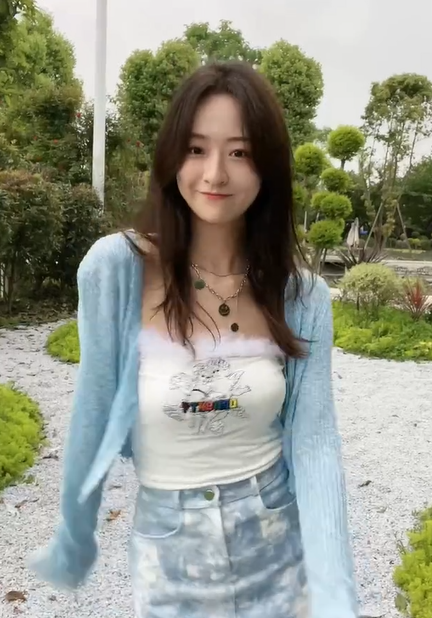
#> input picture opencv_py/data/imgs/qianqian_face.png, 432 x 618 px, found by its file name
$ python haar.py
#> lines starting #> are read from the running program, lines starting #| are printed output that depends on the picture; after the words box and inside, x2 and y2 are one past the last pixel; in counts of white or black regions, pixels touching at a corner belong together
import cv2
import numpy as np
"""
哈尔级联法：
    Haar是专门为解决人脸识别而推出的
    在深度学习还流行的时，Haar已可以商用

    detectMultiScale(img, double scaleFactor=1.1,int minNeighbors=3...)
步骤：
    创建Haar级联器
    导入图片并将其灰度化
    调用detectMultiScale进行人脸识别

人脸识别方法：
    哈尔级联方法
    深度学习DNN方法
"""

# 创建哈尔级联器
facer = cv2.CascadeClassifier(r'E:\PycharmProjects\funnyPython\opencv_py\opencv_machine_learning_face\haarcascades\haarcascade_frontalface_default.xml')
eye = cv2.CascadeClassifier(r'E:\PycharmProjects\funnyPython\opencv_py\opencv_machine_learning_face\haarcascades\haarcascade_eye.xml')
mouth = cv2.CascadeClassifier(r'E:\PycharmProjects\funnyPython\opencv_py\opencv_machine_learning_face\haarcascades\haarcascade_mcs_mouth.xml')
nose = cv2.CascadeClassifier(r'E:\PycharmProjects\funnyPython\opencv_py\opencv_machine_learning_face\haarcascades\haarcascade_mcs_nose.xml')
# 导入图片并将其灰度化
img = cv2.imread(r'E:\PycharmProjects\funnyPython\opencv_py\data\imgs\qianqian_face.png')
#> img is the input picture: shape (618, 432, 3); mean B, G, R 136, 150.5, 147.5
gray_img = cv2.cvtColor(img, cv2.COLOR_BGR2GRAY)
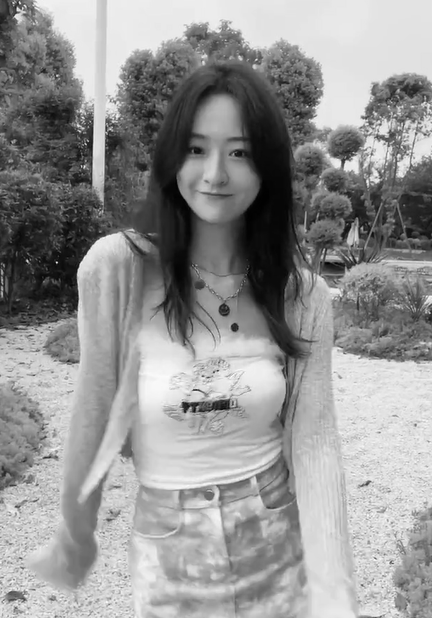
#> gray_img: shape (618, 432); min 0, max 253, mean 147.9
# 调用detectMultiScale进行人脸识别
faces = facer.detectMultiScale(gray_img, 1.1, 3)
#> faces = [[166, 117, 101, 101]]
i = 0
j = 0
for (x, y, w, h) in faces:
    cv2.rectangle(img, (x, y), (x+w, y+h), (0, 0, 255), 2)
    roi_img = img[y:y+h, x:x+w]
    eyes = eye.detectMultiScale(roi_img, 1.1, 3)
    for (x, y, w, h) in eyes:
        cv2.rectangle(roi_img, (x, y), (x+w, y+h), (0, 255, 0), 2)
        roi_eye=roi_img[y:y+h, x:x+w]
        eyename = 'eye' + str(j)
        j = j+1
        cv2.imshow(eyename, roi_eye)

    i = i+1
    winname = 'face' + str(i)
    cv2.imshow(winname, roi_img)
#> this loop made 1 pass
#> (eyes, i, winname) on pass 1: ([[17, 20, 27, 27], [58, 24, 25, 25]], 1, 'face1')
#> pass 1, `roi_img = img[y:y+h, x:x+w]`:
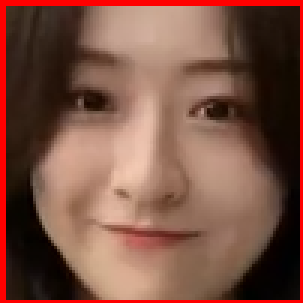
#> roi_img: shape (101, 101, 3) (shown 3 times larger); mean B, G, R 68, 82.2, 124.8
#> pass 1, `cv2.imshow(eyename, roi_eye)`:
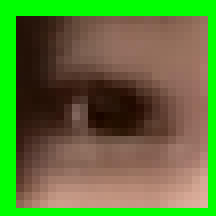
#> window 'eye0': shape (27, 27, 3) (shown 8 times larger); mean B, G, R 55.7, 120.7, 93.1
#> pass 1, `cv2.imshow(eyename, roi_eye)`:
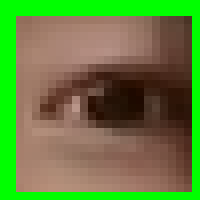
#> window 'eye1': shape (25, 25, 3) (shown 8 times larger); mean B, G, R 60.4, 129.9, 98.6
#> pass 1, `cv2.imshow(winname, roi_img)`:
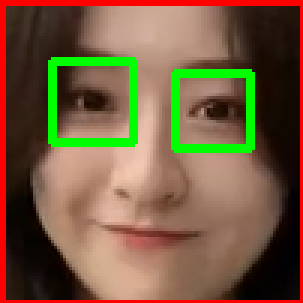
#> window 'face1': shape (101, 101, 3) (shown 3 times larger); mean B, G, R 63.2, 91.8, 117
#> after the loop:
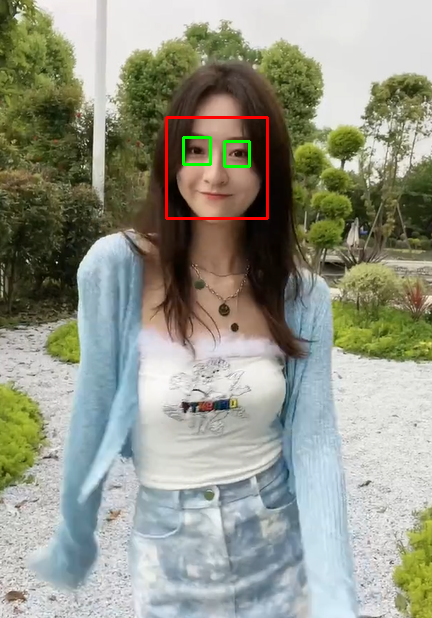
#> img: shape (618, 432, 3); 0.68% of pixels changed, all inside (x1, y1, x2, y2) = (165, 116, 269, 220)
#> after the loop, i = 1; j = 2
cv2.imshow('img', img)

cv2.waitKey()
